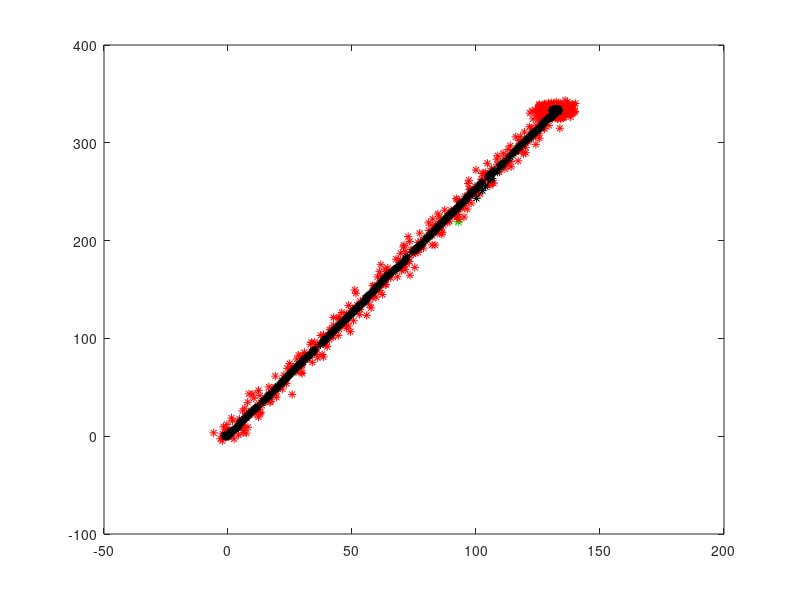

Write the MATLAB code that produced this figure.
clc
clear all
close all

gps_ideal = load('gps_ideal.txt');
size(gps_ideal);

gps_lowcost = load('gps_lowcost.txt');
[longitud,~]=size(gps_lowcost)

position_vision_system = load('position_vision_system.txt');
size(position_vision_system)

velocity = load('velocity.txt');
v_carro=(velocity(:,1).^2+velocity(:,2).^2).^(1/2);
size(v_carro)

compass = load('compass.txt');
size(compass)

%filtro de kalman extendido (EKF)

%matriz ruido del modelo del vehiculo Wx,Wy,Wz "ideal"
Q=eye(3,3);
Q(1,1)=0.01;
Q(2,2)=0.01;
Q(3,3)=0.001;

%cuando tengo mediciones de gps y compas
%matriz de desviacion estandar da cada sensor
R1=eye(3,3);
R1(1,1)=3.12;
R1(2,2)=3.12;
R1(3,3)=0.001;
%matriz de mediciones z,vector estados
H1=[1 0 0;0 1 0;0 0 1];

%cuando tengo las mediciones de gps compas y vision
%matriz de desviacion estandar da cada sensor
R2=eye(5,5);
R2(1,1)=R1(1,1);
R2(2,2)=R1(2,2);
R2(3,3)=R1(3,3);
R2(4,4)=0.1;
R2(5,5)=0.1;
%matriz de mediciones z,vector estados
H2=[1 0 0;0 1 0;0 0 1;1 0 0;0 1 0];


%condiciones iniciales de mi carro
%x,y,theta
%xe=[0;0;1.195];
xe=[0;0;compass(1)];
%direcion del carro
delta=0; 
%matriz de incertidumbre (incerteza) covarianza
P=eye(3);
X=zeros(longitud,3);
%tiempo
T=0.1;
%distancia ruedas carro
L=2.5;

%calculos fase de prediccion 
for k=1:longitud
    %velocidad del carro
    V=v_carro(k);
    
    % es la estimacion por el modelo variables de estado x,y,theta
    xe(1)=xe(1)+T*V*cos(xe(3));
    xe(2)=xe(2)+T*V*sin(xe(3));
    xe(3)=xe(3)+T*V*tan(delta)/L;
    %linealizar el modelo (sistema no lineal)
    %matriz estado de transicion
    F=[1 0 -T*V*sin(xe(3))
       0 1  T*V*cos(xe(3))
       0 0      1         ];
   %matriz de incertidumbre (incerteza) covarianza 
    P = F*P*F' + Q;
    
  % encontrar la correcion por las medidas
  % si no tengo datos de vision
  if(isnan(position_vision_system(k,1)))
      %matriz de mediciones z,vector estados
      H=H1;
      %matriz de desviacion estandar da cada sensor
      R=R1;
      %vector de medidas
      z=[gps_lowcost(k,1)
         gps_lowcost(k,2)
         compass(k)];
  
  %si tengo todos los datos    
  else
      %matriz de mediciones z,vector estados
      H=H2;
      %matriz de desviacion estandar da cada sensor
      R=R2;
      %vector de medidas
      z=[gps_lowcost(k,1)
         gps_lowcost(k,2)
          compass(k)
          position_vision_system(k,1)
          position_vision_system(k,2)];
  end
      
    %calculos fase de correcion  
    S = H * P * H' + R;
    %ganancia kalman
    K =  (P * H')/S;
    %estimado
    xe = xe + K * (z - H*xe);
    %matriz de incertidumbre (incerteza) covarianza
    P = (eye(3) - K * H) * P;
    X(k,:)=xe';
    
end

plot(gps_ideal(:,1),gps_ideal(:,2))
hold on
plot(position_vision_system(:,1),position_vision_system(:,2),'*g')
plot(gps_lowcost(:,1),gps_lowcost(:,2),'*r')
%kalman
plot(X(:,1),X(:,2),'-*black')
